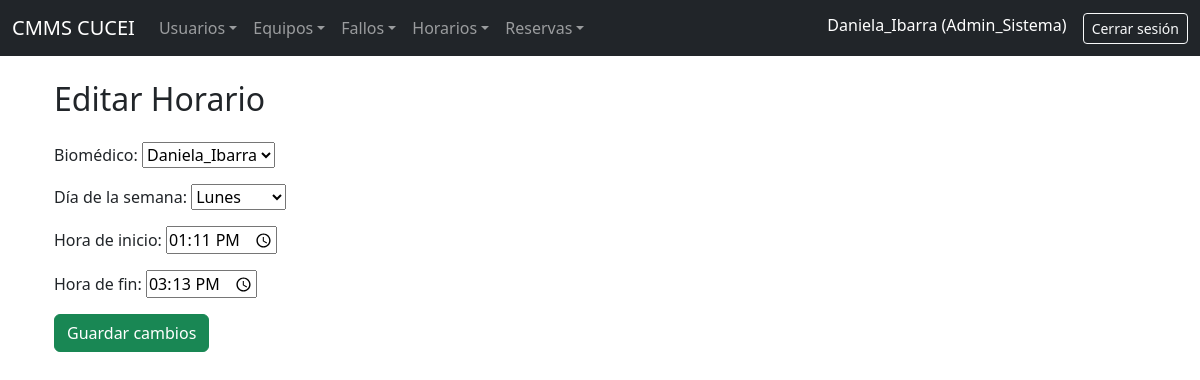
Page /horarios/editar/1/ (signed in) on the committed database.
### CMMS_Lab/models.py (models this page shows, shortened)
class PerfilUsuario(models.Model):
    user = models.OneToOneField(User, on_delete=models.CASCADE)
    rol = models.CharField(max_length=20, choices=[
        ('estudiante', 'Estudiante'),
        ('biomedico', 'Biomedico'),
        ('admin_sistema', 'Administrador del sistema'),
    ])
    matricula = models.CharField(max_length=20, blank=True, null=True)
    telefono = models.CharField(max_length=15, blank=True, null=True)
    especialidad = models.CharField(max_length=100, blank=True, null=True)

class HorarioBiomedico(models.Model):
    biomedico = models.ForeignKey(User, on_delete=models.CASCADE)
    dia_semana = models.CharField(max_length=10, choices=[
        ('lunes', 'Lunes'),
        ('martes', 'Martes'),
        ('miércoles', 'Miércoles'),
        ('jueves', 'Jueves'),
        ('viernes', 'Viernes'),
    ])
    hora_inicio = models.TimeField()
    hora_fin = models.TimeField()

### CMMS_Lab/views.py (the view)
# urls.py: path('horarios/editar/<int:horario_id>/', views.editar_horario, name='editar_horario'),
@login_required
def editar_horario(request, horario_id):
    if request.user.perfilusuario.rol not in ['admin_sistema', 'biomedico']:
        return redirect('dashboard')
    horario = get_object_or_404(HorarioBiomedico, id=horario_id)
    form = HorarioBiomedicoForm(request.POST or None, instance=horario)
    if request.method == 'POST':
        if form.is_valid():
            form.save()
            return redirect('lista_horarios')
    return render(request, 'horarios/editar.html', {'form': form})

### CMMS_Lab/forms.py
class HorarioBiomedicoForm(forms.ModelForm):
    class Meta:
        model = HorarioBiomedico
        fields = ['biomedico', 'dia_semana', 'hora_inicio', 'hora_fin']
        labels = {
            'biomedico': 'Biomédico',
            'dia_semana': 'Día de la semana',
            'hora_inicio': 'Hora de inicio',
            'hora_fin': 'Hora de fin',
        }
        widgets = {
            'dia_semana': forms.Select(),
            'hora_inicio': forms.TimeInput(attrs={'type': 'time'}),
            'hora_fin': forms.TimeInput(attrs={'type': 'time'}),
        }

### CMMS_Lab/templates/horarios/editar.html (shortened to what this page needs)
{% extends 'base.html' %}
{% block content %}
<div class="container">
    <h2 class="mb-4">Editar Horario</h2>
    <form method="post">
        {{ form.as_p }}
        <button type="submit" class="btn btn-success">Guardar cambios</button>
    </form>
</div>
{% endblock %}

### CMMS_Lab/templates/base.html (shortened to what this page needs)
<!DOCTYPE html>
<html lang="es">
<head>
    <link href="https://cdn.jsdelivr.net/npm/bootstrap@5.3.0/dist/css/bootstrap.min.css" rel="stylesheet">
</head>
<body>
    <nav class="navbar navbar-expand-lg navbar-dark bg-dark">
        <div class="container-fluid">
            <a class="navbar-brand" href="{% url 'dashboard' %}">CMMS CUCEI</a>
            <div class="collapse navbar-collapse" id="navbarCMMS">
                {% if user.is_authenticated %}
                    {% with rol=user.perfilusuario.rol %}
                    <ul class="navbar-nav me-auto mb-2 mb-lg-0">
{% if rol != 'estudiante' %}
<li class="nav-item dropdown">
    <a class="nav-link dropdown-toggle" href="#" data-bs-toggle="dropdown">Usuarios</a>
</li>
{% endif %}
                        <li class="nav-item dropdown">
                            <a class="nav-link dropdown-toggle" href="#" data-bs-toggle="dropdown">Equipos</a>
                        </li>
                        <li class="nav-item dropdown">
                            <a class="nav-link dropdown-toggle" href="#" data-bs-toggle="dropdown">Fallos</a>
                        </li>
                        {% if rol != 'estudiante' %}
                        <li class="nav-item dropdown">
                            <a class="nav-link dropdown-toggle" href="#" data-bs-toggle="dropdown">Horarios</a>
                        </li>
                        {% endif %}
                        {% if rol in 'admin_sistema' or rol == 'biomedico' %}
                        <li class="nav-item dropdown">
                            <a class="nav-link dropdown-toggle" href="#" data-bs-toggle="dropdown">Reservas</a>
                        </li>
                        {% endif %}
                    </ul>
                    <ul class="navbar-nav ms-auto">
                        <li class="nav-item">
                            <span class="navbar-text text-white me-3">
                                {{ user.username }} ({{ rol|title }})
                            </span>
                        </li>
                        <li class="nav-item">
                            <a class="btn btn-outline-light btn-sm" href="{% url 'logout' %}">Cerrar sesión</a>
                        </li>
                    </ul>
                    {% endwith %}
                {% else %}
                    <ul class="navbar-nav ms-auto">
                        <li class="nav-item">
                            <a class="btn btn-outline-light" href="{% url 'login' %}">Iniciar sesión</a>
                        </li>
                    </ul>
                {% endif %}
            </div>
        </div>
    </nav>
    <div class="container mt-4">
        {% block content %}
        {% endblock %}
    </div>
</body>
</html>

### rows in the picture
PerfilUsuario: rol "Admin_Sistema"
HorarioBiomedico: biomedico "Daniela_Ibarra", dia_semana "Lunes", hora_inicio "13:11:00", hora_fin "15:13:00"

### other values in the picture
{{ user.username }} "Daniela_Ibarra"
